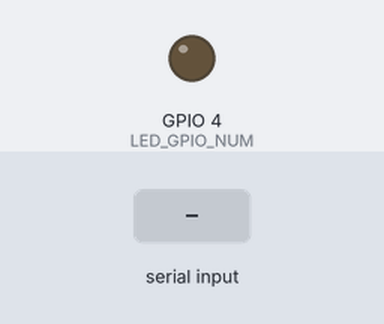
A sketch run on a simulated ESP32. Parts: output pins drawn as LEDs (lit = HIGH). Inputs (shaded band) come from the test bench. WiFi joins after 1.5 s; servers stay silent unless stated; the camera gives no picture; what the sketch prints to the serial monitor is not drawn.

Above: at 3.3 s.
3.4 s: "DETECT\n" received over the second serial link
At 3.55 s:
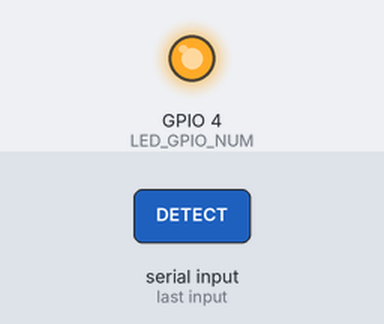
Timing chart, 0 to 6.4 s (numbered marks = the images above; inputs shaded):
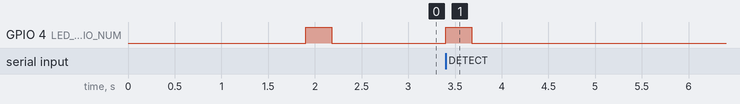

The sketch:

ESP32CAMCODE.ino
```cpp
#include "esp_camera.h"
#include <WiFi.h>
#include <WebServer.h>
#include "board_config.h"
#ifndef LED_GPIO_NUM
#define LED_GPIO_NUM 4
#endif

HardwareSerial SoftUart(1); // UART1
const char* ssid = "SSID";
const char* password = "PASSWORD";

WebServer server(80);
static camera_fb_t* last_fb = nullptr;
const uint16_t FLASH_WARMUP_MS = 220;


void release_last_fb() {
  if (last_fb) {
    esp_camera_fb_return(last_fb);
    last_fb = nullptr;
  }
}

void handleRoot() {
  String ip = WiFi.localIP().toString();
  String html = "<html><body>"
                "<h3>ESP32-CAM host</h3>"
                "<p>Latest image: <a href=\"/image.jpg\">/image.jpg</a></p>"
                "<p>POST classification (text/plain) to /result</p>"
                "<p>Device IP: " + ip + "</p>"
                "</body></html>";
  server.send(200, "text/html", html);
}

void handleGetImage() {
  if (!last_fb) {
    server.send(500,"text/plain","no_image_available");
    return;
  }
  server.setContentLength(last_fb->len);
  server.send(200,"image/jpeg");
  WiFiClient client = server.client();
  client.write(last_fb->buf, last_fb->len);
}

void handlePostResult() {
  if (!server.hasArg("plain")) {
    server.send(400,"text/plain","missing_body");
    return;
  }
  String cls = server.arg("plain");
  cls.trim();
  if (cls.isEmpty()) {
    server.send(400,"text/plain","empty");
    return;
  }
  SoftUart.println(cls);
  server.send(200, "text/plain", "ok");
}

void startCameraServer() {
  server.on("/", HTTP_GET, handleRoot);
  server.on("/image.jpg", HTTP_GET, handleGetImage);
  server.on("/result", HTTP_POST, handlePostResult);
  server.begin();
}

void setupLedFlash() {
  pinMode(LED_GPIO_NUM, OUTPUT);
  digitalWrite(LED_GPIO_NUM, LOW);
}


camera_fb_t* captureImage() {
  digitalWrite(LED_GPIO_NUM, HIGH);
  delay(FLASH_WARMUP_MS);

  camera_fb_t* fb = esp_camera_fb_get();
  digitalWrite(LED_GPIO_NUM, LOW);

  if (!fb || fb->format != PIXFORMAT_JPEG) {
    if (fb) esp_camera_fb_return(fb);
    return nullptr;
  }
  return fb;
}


void setup() {
  Serial.begin(115200);
  delay(100);
  SoftUart.begin(9600, SERIAL_8N1, 13, 12);

  camera_config_t config;
  config.ledc_channel = LEDC_CHANNEL_0;
  config.ledc_timer   = LEDC_TIMER_0;
  config.pin_d0       = Y2_GPIO_NUM;
  config.pin_d1       = Y3_GPIO_NUM;
  config.pin_d2       = Y4_GPIO_NUM;
  config.pin_d3       = Y5_GPIO_NUM;
  config.pin_d4       = Y6_GPIO_NUM;
  config.pin_d5       = Y7_GPIO_NUM;
  config.pin_d6       = Y8_GPIO_NUM;
  config.pin_d7       = Y9_GPIO_NUM;
  config.pin_xclk     = XCLK_GPIO_NUM;
  config.pin_pclk     = PCLK_GPIO_NUM;
  config.pin_vsync    = VSYNC_GPIO_NUM;
  config.pin_href     = HREF_GPIO_NUM;
  config.pin_sccb_sda = SIOD_GPIO_NUM;
  config.pin_sccb_scl = SIOC_GPIO_NUM;
  config.pin_pwdn     = PWDN_GPIO_NUM;
  config.pin_reset    = RESET_GPIO_NUM;
  config.xclk_freq_hz = 20000000;
  config.frame_size   = FRAMESIZE_UXGA;
  config.pixel_format = PIXFORMAT_JPEG;
  config.grab_mode    = CAMERA_GRAB_LATEST;
  config.fb_location  = CAMERA_FB_IN_PSRAM;
  config.jpeg_quality = 10;
  config.fb_count     = 2;

  if (esp_camera_init(&config) != ESP_OK) {
    Serial.println("Camera init failed");
  } else {
    sensor_t* s = esp_camera_sensor_get();
    if (s && s->id.PID == OV3660_PID) {
      s->set_vflip(s, 1);
      s->set_brightness(s, 1);
      s->set_saturation(s, -2);
    }
    if (config.pixel_format == PIXFORMAT_JPEG) {
      s->set_framesize(s, FRAMESIZE_QVGA);
    }
  }

  setupLedFlash();

  WiFi.begin(ssid, password);
  WiFi.setSleep(false);
  while (WiFi.status() != WL_CONNECTED) delay(300);

  startCameraServer();

  last_fb = captureImage();
  if (last_fb) Serial.println("Initial image captured");
  Serial.print("Ready at http://");
  Serial.println(WiFi.localIP());
}

void loop() {
  server.handleClient();

  if (SoftUart.available()) {
    String cmd = SoftUart.readStringUntil('\n');
    cmd.trim();
    if (cmd.equalsIgnoreCase("DETECT")) {
      release_last_fb();
      last_fb = captureImage();
      if (last_fb) {
        Serial.println("SHOT_READY");
        Serial.print("IMAGE_URL: http://");
        Serial.print(WiFi.localIP());
        Serial.println("/image.jpg");
      } else {
        SoftUart.println("ERROR");
      }
    }
  }
}
```

board_config.h
```cpp
#ifndef BOARD_CONFIG_H
#define BOARD_CONFIG_H

//
// WARNING!!! PSRAM IC required for UXGA resolution and high JPEG quality
//            Ensure ESP32 Wrover Module or other board with PSRAM is selected
//            Partial images will be transmitted if image exceeds buffer size
//
//            You must select partition scheme from the board menu that has at least 3MB APP space.

// ===================
// Select camera model
// ===================
//#define CAMERA_MODEL_WROVER_KIT // Has PSRAM
//#define CAMERA_MODEL_ESP_EYE  // Has PSRAM
//#define CAMERA_MODEL_ESP32S3_EYE // Has PSRAM
//#define CAMERA_MODEL_M5STACK_PSRAM // Has PSRAM
//#define CAMERA_MODEL_M5STACK_V2_PSRAM // M5Camera version B Has PSRAM
//#define CAMERA_MODEL_M5STACK_WIDE // Has PSRAM
//#define CAMERA_MODEL_M5STACK_ESP32CAM // No PSRAM
//#define CAMERA_MODEL_M5STACK_UNITCAM // No PSRAM
//#define CAMERA_MODEL_M5STACK_CAMS3_UNIT  // Has PSRAM
#define CAMERA_MODEL_AI_THINKER // Has PSRAM
//#define CAMERA_MODEL_TTGO_T_JOURNAL // No PSRAM
//#define CAMERA_MODEL_XIAO_ESP32S3 // Has PSRAM
// ** Espressif Internal Boards **
//#define CAMERA_MODEL_ESP32_CAM_BOARD
//#define CAMERA_MODEL_ESP32S2_CAM_BOARD
//#define CAMERA_MODEL_ESP32S3_CAM_LCD
//#define CAMERA_MODEL_DFRobot_FireBeetle2_ESP32S3 // Has PSRAM
//#define CAMERA_MODEL_DFRobot_Romeo_ESP32S3 // Has PSRAM
#include "camera_pins.h"

#endif  // BOARD_CONFIG_H
```

camera_pins.h
```cpp
#if defined(CAMERA_MODEL_WROVER_KIT)
#define PWDN_GPIO_NUM  -1
#define RESET_GPIO_NUM -1
#define XCLK_GPIO_NUM  21
#define SIOD_GPIO_NUM  26
#define SIOC_GPIO_NUM  27

#define Y9_GPIO_NUM    35
#define Y8_GPIO_NUM    34
#define Y7_GPIO_NUM    39
#define Y6_GPIO_NUM    36
#define Y5_GPIO_NUM    19
#define Y4_GPIO_NUM    18
#define Y3_GPIO_NUM    5
#define Y2_GPIO_NUM    4
#define VSYNC_GPIO_NUM 25
#define HREF_GPIO_NUM  23
#define PCLK_GPIO_NUM  22

#elif defined(CAMERA_MODEL_ESP_EYE)
#define PWDN_GPIO_NUM  -1
#define RESET_GPIO_NUM -1
#define XCLK_GPIO_NUM  4
#define SIOD_GPIO_NUM  18
#define SIOC_GPIO_NUM  23

#define Y9_GPIO_NUM    36
#define Y8_GPIO_NUM    37
#define Y7_GPIO_NUM    38
#define Y6_GPIO_NUM    39
#define Y5_GPIO_NUM    35
#define Y4_GPIO_NUM    14
#define Y3_GPIO_NUM    13
#define Y2_GPIO_NUM    34
#define VSYNC_GPIO_NUM 5
#define HREF_GPIO_NUM  27
#define PCLK_GPIO_NUM  25

#define LED_GPIO_NUM 22

#elif defined(CAMERA_MODEL_M5STACK_PSRAM)
#define PWDN_GPIO_NUM  -1
#define RESET_GPIO_NUM 15
#define XCLK_GPIO_NUM  27
#define SIOD_GPIO_NUM  25
#define SIOC_GPIO_NUM  23

#define Y9_GPIO_NUM    19
#define Y8_GPIO_NUM    36
#define Y7_GPIO_NUM    18
#define Y6_GPIO_NUM    39
#define Y5_GPIO_NUM    5
#define Y4_GPIO_NUM    34
#define Y3_GPIO_NUM    35
#define Y2_GPIO_NUM    32
#define VSYNC_GPIO_NUM 22
#define HREF_GPIO_NUM  26
#define PCLK_GPIO_NUM  21

#elif defined(CAMERA_MODEL_M5STACK_V2_PSRAM)
#define PWDN_GPIO_NUM  -1
#define RESET_GPIO_NUM 15
#define XCLK_GPIO_NUM  27
#define SIOD_GPIO_NUM  22
#define SIOC_GPIO_NUM  23

#define Y9_GPIO_NUM    19
#define Y8_GPIO_NUM    36
#define Y7_GPIO_NUM    18
#define Y6_GPIO_NUM    39
#define Y5_GPIO_NUM    5
#define Y4_GPIO_NUM    34
#define Y3_GPIO_NUM    35
#define Y2_GPIO_NUM    32
#define VSYNC_GPIO_NUM 25
#define HREF_GPIO_NUM  26
#define PCLK_GPIO_NUM  21

#elif defined(CAMERA_MODEL_M5STACK_WIDE)
#define PWDN_GPIO_NUM  -1
#define RESET_GPIO_NUM 15
#define XCLK_GPIO_NUM  27
#define SIOD_GPIO_NUM  22
#define SIOC_GPIO_NUM  23

#define Y9_GPIO_NUM    19
#define Y8_GPIO_NUM    36
#define Y7_GPIO_NUM    18
#define Y6_GPIO_NUM    39
#define Y5_GPIO_NUM    5
#define Y4_GPIO_NUM    34
#define Y3_GPIO_NUM    35
#define Y2_GPIO_NUM    32
#define VSYNC_GPIO_NUM 25
#define HREF_GPIO_NUM  26
#define PCLK_GPIO_NUM  21

#define LED_GPIO_NUM 2

#elif defined(CAMERA_MODEL_M5STACK_ESP32CAM)
#define PWDN_GPIO_NUM  -1
#define RESET_GPIO_NUM 15
#define XCLK_GPIO_NUM  27
#define SIOD_GPIO_NUM  25
#define SIOC_GPIO_NUM  23

#define Y9_GPIO_NUM    19
#define Y8_GPIO_NUM    36
#define Y7_GPIO_NUM    18
#define Y6_GPIO_NUM    39
#define Y5_GPIO_NUM    5
#define Y4_GPIO_NUM    34
#define Y3_GPIO_NUM    35
#define Y2_GPIO_NUM    17
#define VSYNC_GPIO_NUM 22
#define HREF_GPIO_NUM  26
#define PCLK_GPIO_NUM  21

#elif defined(CAMERA_MODEL_M5STACK_UNITCAM)
#define PWDN_GPIO_NUM  -1
#define RESET_GPIO_NUM 15
#define XCLK_GPIO_NUM  27
#define SIOD_GPIO_NUM  25
#define SIOC_GPIO_NUM  23

#define Y9_GPIO_NUM    19
#define Y8_GPIO_NUM    36
#define Y7_GPIO_NUM    18
#define Y6_GPIO_NUM    39
#define Y5_GPIO_NUM    5
#define Y4_GPIO_NUM    34
#define Y3_GPIO_NUM    35
#define Y2_GPIO_NUM    32
#define VSYNC_GPIO_NUM 22
#define HREF_GPIO_NUM  26
#define PCLK_GPIO_NUM  21

#elif defined(CAMERA_MODEL_M5STACK_CAMS3_UNIT)
#define PWDN_GPIO_NUM  -1
#define RESET_GPIO_NUM 21
#define XCLK_GPIO_NUM  11
#define SIOD_GPIO_NUM  17
#define SIOC_GPIO_NUM  41

#define Y9_GPIO_NUM    13
#define Y8_GPIO_NUM    4
#define Y7_GPIO_NUM    10
#define Y6_GPIO_NUM    5
#define Y5_GPIO_NUM    7
#define Y4_GPIO_NUM    16
#define Y3_GPIO_NUM    15
#define Y2_GPIO_NUM    6
#define VSYNC_GPIO_NUM 42
#define HREF_GPIO_NUM  18
#define PCLK_GPIO_NUM  12

#define LED_GPIO_NUM 14

#elif defined(CAMERA_MODEL_AI_THINKER)
#define PWDN_GPIO_NUM  32
#define RESET_GPIO_NUM -1
#define XCLK_GPIO_NUM  0
#define SIOD_GPIO_NUM  26
#define SIOC_GPIO_NUM  27

#define Y9_GPIO_NUM    35
#define Y8_GPIO_NUM    34
#define Y7_GPIO_NUM    39
#define Y6_GPIO_NUM    36
#define Y5_GPIO_NUM    21
#define Y4_GPIO_NUM    19
#define Y3_GPIO_NUM    18
#define Y2_GPIO_NUM    5
#define VSYNC_GPIO_NUM 25
#define HREF_GPIO_NUM  23
#define PCLK_GPIO_NUM  22

// 4 for flash led or 33 for normal led
#define LED_GPIO_NUM   4

#elif defined(CAMERA_MODEL_TTGO_T_JOURNAL)
#define PWDN_GPIO_NUM  0
#define RESET_GPIO_NUM 15
#define XCLK_GPIO_NUM  27
#define SIOD_GPIO_NUM  25
#define SIOC_GPIO_NUM  23

#define Y9_GPIO_NUM    19
#define Y8_GPIO_NUM    36
#define Y7_GPIO_NUM    18
#define Y6_GPIO_NUM    39
#define Y5_GPIO_NUM    5
#define Y4_GPIO_NUM    34
#define Y3_GPIO_NUM    35
#define Y2_GPIO_NUM    17
#define VSYNC_GPIO_NUM 22
#define HREF_GPIO_NUM  26
#define PCLK_GPIO_NUM  21

#elif defined(CAMERA_MODEL_XIAO_ESP32S3)
#define PWDN_GPIO_NUM  -1
#define RESET_GPIO_NUM -1
#define XCLK_GPIO_NUM  10
#define SIOD_GPIO_NUM  40
#define SIOC_GPIO_NUM  39

#define Y9_GPIO_NUM    48
#define Y8_GPIO_NUM    11
#define Y7_GPIO_NUM    12
#define Y6_GPIO_NUM    14
#define Y5_GPIO_NUM    16
#define Y4_GPIO_NUM    18
#define Y3_GPIO_NUM    17
#define Y2_GPIO_NUM    15
#define VSYNC_GPIO_NUM 38
#define HREF_GPIO_NUM  47
#define PCLK_GPIO_NUM  13

#elif defined(CAMERA_MODEL_ESP32_CAM_BOARD)
// The 18 pin header on the board has Y5 and Y3 swapped
#define USE_BOARD_HEADER 0
#define PWDN_GPIO_NUM    32
#define RESET_GPIO_NUM   33
#define XCLK_GPIO_NUM    4
#define SIOD_GPIO_NUM    18
#define SIOC_GPIO_NUM    23

#define Y9_GPIO_NUM 36
#define Y8_GPIO_NUM 19
#define Y7_GPIO_NUM 21
#define Y6_GPIO_NUM 39
#if USE_BOARD_HEADER
#define Y5_GPIO_NUM 13
#else
#define Y5_GPIO_NUM 35
#endif
#define Y4_GPIO_NUM 14
#if USE_BOARD_HEADER
#define Y3_GPIO_NUM 35
#else
#define Y3_GPIO_NUM 13
#endif
#define Y2_GPIO_NUM    34
#define VSYNC_GPIO_NUM 5
#define HREF_GPIO_NUM  27
#define PCLK_GPIO_NUM  25

#elif defined(CAMERA_MODEL_ESP32S3_CAM_LCD)
#define PWDN_GPIO_NUM  -1
#define RESET_GPIO_NUM -1
#define XCLK_GPIO_NUM  40
#define SIOD_GPIO_NUM  17
#define SIOC_GPIO_NUM  18

#define Y9_GPIO_NUM    39
#define Y8_GPIO_NUM    41
#define Y7_GPIO_NUM    42
#define Y6_GPIO_NUM    12
#define Y5_GPIO_NUM    3
#define Y4_GPIO_NUM    14
#define Y3_GPIO_NUM    47
#define Y2_GPIO_NUM    13
#define VSYNC_GPIO_NUM 21
#define HREF_GPIO_NUM  38
#define PCLK_GPIO_NUM  11

#elif defined(CAMERA_MODEL_ESP32S2_CAM_BOARD)
// The 18 pin header on the board has Y5 and Y3 swapped
#define USE_BOARD_HEADER 0
#define PWDN_GPIO_NUM    1
#define RESET_GPIO_NUM   2
#define XCLK_GPIO_NUM    42
#define SIOD_GPIO_NUM    41
#define SIOC_GPIO_NUM    18

#define Y9_GPIO_NUM 16
#define Y8_GPIO_NUM 39
#define Y7_GPIO_NUM 40
#define Y6_GPIO_NUM 15
#if USE_BOARD_HEADER
#define Y5_GPIO_NUM 12
#else
#define Y5_GPIO_NUM 13
#endif
#define Y4_GPIO_NUM 5
#if USE_BOARD_HEADER
#define Y3_GPIO_NUM 13
#else
#define Y3_GPIO_NUM 12
#endif
#define Y2_GPIO_NUM    14
#define VSYNC_GPIO_NUM 38
#define HREF_GPIO_NUM  4
#define PCLK_GPIO_NUM  3

#elif defined(CAMERA_MODEL_ESP32S3_EYE)
#define PWDN_GPIO_NUM  -1
#define RESET_GPIO_NUM -1
#define XCLK_GPIO_NUM  15
#define SIOD_GPIO_NUM  4
#define SIOC_GPIO_NUM  5

#define Y2_GPIO_NUM 11
#define Y3_GPIO_NUM 9
#define Y4_GPIO_NUM 8
#define Y5_GPIO_NUM 10
#define Y6_GPIO_NUM 12
#define Y7_GPIO_NUM 18
#define Y8_GPIO_NUM 17
#define Y9_GPIO_NUM 16

#define VSYNC_GPIO_NUM 6
#define HREF_GPIO_NUM  7
#define PCLK_GPIO_NUM  13

#elif defined(CAMERA_MODEL_DFRobot_FireBeetle2_ESP32S3) || defined(CAMERA_MODEL_DFRobot_Romeo_ESP32S3)
#define PWDN_GPIO_NUM  -1
#define RESET_GPIO_NUM -1
#define XCLK_GPIO_NUM  45
#define SIOD_GPIO_NUM  1
#define SIOC_GPIO_NUM  2

#define Y9_GPIO_NUM    48
#define Y8_GPIO_NUM    46
#define Y7_GPIO_NUM    8
#define Y6_GPIO_NUM    7
#define Y5_GPIO_NUM    4
#define Y4_GPIO_NUM    41
#define Y3_GPIO_NUM    40
#define Y2_GPIO_NUM    39
#define VSYNC_GPIO_NUM 6
#define HREF_GPIO_NUM  42
#define PCLK_GPIO_NUM  5

#else
#error "Camera model not selected"
#endif
```

Measured:
- after the input at 3.4 s, GPIO 4 (LED_GPIO_NUM): LOW → HIGH at once, → LOW 0.28 s later
